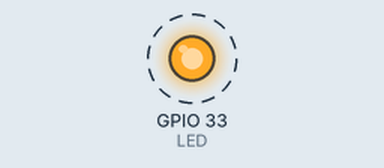
A sketch run on a simulated ESP32. On the bench: output pins drawn as LEDs (lit = HIGH). Dashed ring = blinking.

Above: at 0.2 s.
Timing chart, 0 to 4.6 s (numbered marks = the images above):
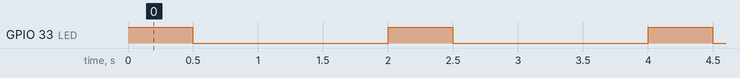

Measured:
- by itself, GPIO 33 (LED): alternates HIGH for 0.50 s and LOW for 1.5 s

The sketch:

ESP32_delay.ino
```cpp
// ESP32_delay.ino

#define LED 33

float T = 2000;
float D = 0.25;

void setup() {
  pinMode(LED, OUTPUT);
}

void loop() {
  digitalWrite(LED, HIGH);
  delay(T*D);
  digitalWrite(LED, LOW);
  delay(T-T*D);
}
```
